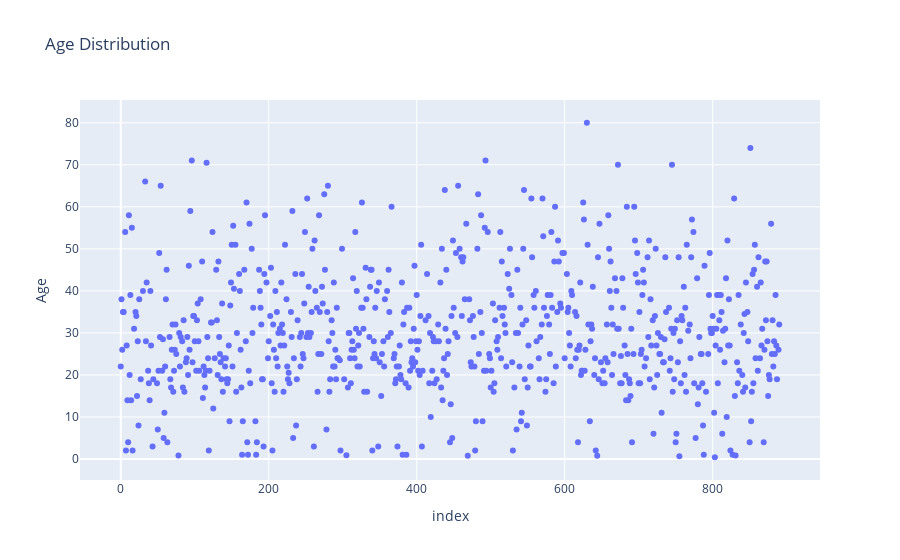

The notebook cell saved with this chart:
### Code cell
fig = px.scatter(df, y='Age', title='Age Distribution')
fig.show()

### Figure 1 — Plotly figure (JSON) as saved in the notebook; plotly's stock layout.template omitted (floating-point values rounded to 4 significant figures; data arrays with more than 128 entries replaced by an {"elided": "..."} marker saying what was removed)
{"data": [{"hovertemplate": "index=%{x}<br>Age=%{y}<extra></extra>", "legendgroup": "", "marker": {"color": "#636efa", "symbol": "circle"}, "mode": "markers", "name": "", "orientation": "v", "showlegend": false, "type": "scatter", "x": {"elided": "891 int values"}, "xaxis": "x", "y": {"elided": "891 float values"}, "yaxis": "y"}], "layout": {"legend": {"tracegroupgap": 0}, "title": {"text": "Age Distribution"}, "xaxis": {"anchor": "y", "domain": [0, 1], "title": {"text": "index"}}, "yaxis": {"anchor": "x", "domain": [0, 1], "title": {"text": "Age"}}}}
